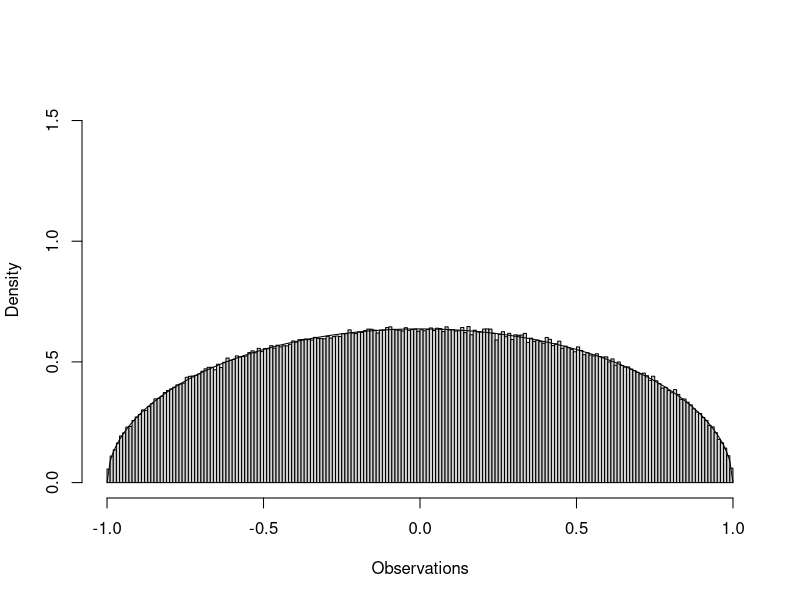

Write the R code that produced this figure.
#給定常數r(預設為1)，產生符合目標分配的直方圖，並畫出目標分配，確認是否合理
generationR = function(r = 1){

#先把目標分配定義出來
  f = function(x){
    if((x>=-1*r)&&(x<=r)){
      (2*sqrt(r^2-x^2))/(pi*r^2)
    }else{
      0
    }
  }

#選擇canditate分配  
  g = function(x){
    dnorm(x)
  }

#找出拒絕上限 M    
  M = max(sapply(seq(0, r, by = 0.001), function(x) f(x) / g(x)))
 
#Acceptance-Rejection Method
  rejectionK = function(f,M){
    while(TRUE){
      x = rnorm(1)
      y = runif(1)
      if(y<f(x)/(M*g(x))){
        return(x)
      }
    }
  }
  
#找出服從目標分配的隨機變數  
  set.seed(21)
  n = 1000000
  Observations = rep(0,n)
  for(i in 1:n){
    Observations[i]=rejectionK(f,M)
  }

#畫圖確認  
  hist(Observations,breaks = seq(-1*r,r,by=0.01),freq = FALSE,ylim = c(0,M),main = "")
  y = seq(-1*r,r,0.01)
  fy =  (2*sqrt(r^2-y^2))/(pi*r^2)
  lines(y,fy)
}

#執行函數
generationR()
